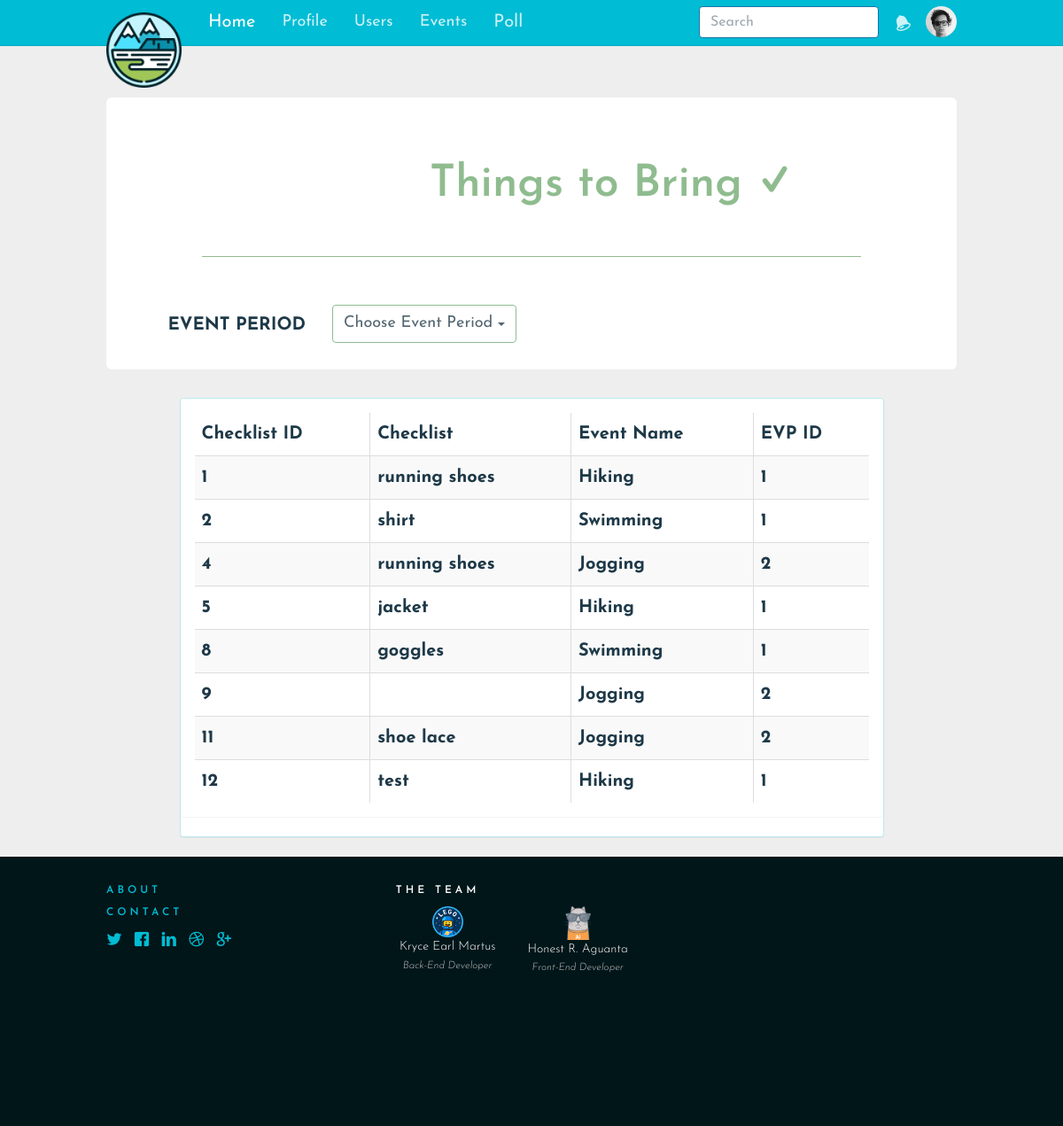
The page /Checklist.php (signed in) on the database as committed earlier.
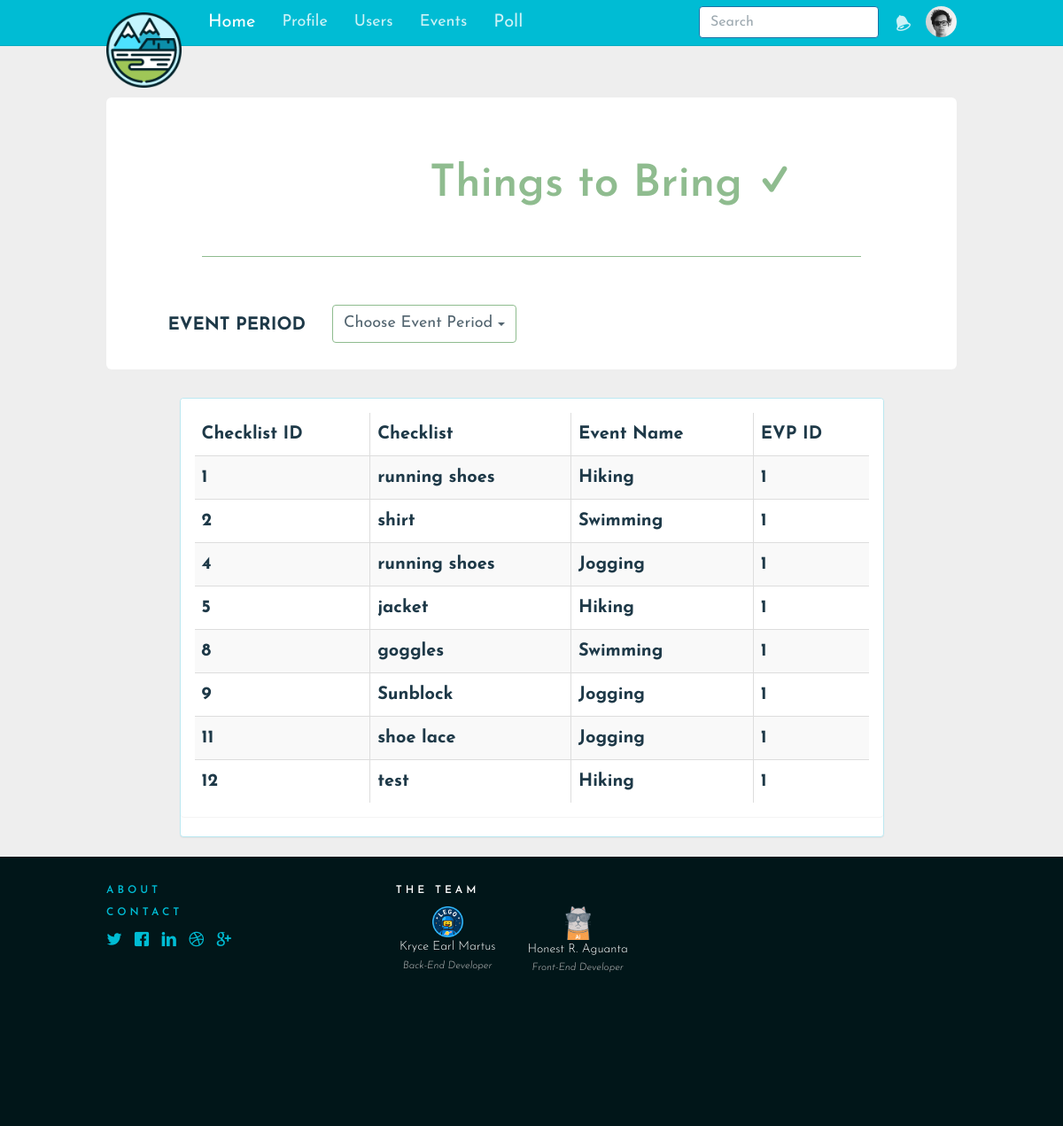
The same page on the database as committed later.
### tables this page shows
CREATE TABLE `checklist` (
  `checklist_id` int(10) NOT NULL AUTO_INCREMENT,
  `event_id` int(10) DEFAULT NULL,
  `name` varchar(255) DEFAULT NULL,
  PRIMARY KEY (`checklist_id`),
  KEY `event_id` (`event_id`),
  CONSTRAINT `checklist_ibfk_1` FOREIGN KEY (`event_id`) REFERENCES `events` (`event_id`)
);

CREATE TABLE `events` (
  `event_id` int(10) NOT NULL AUTO_INCREMENT,
  `evp_id` int(10) DEFAULT NULL,
  `name` varchar(255) DEFAULT NULL,
  `description` varchar(255) DEFAULT NULL,
  `location` text,
  `image` text,
  `event_status_id` int(11) DEFAULT NULL,
  PRIMARY KEY (`event_id`),
  KEY `evp_id` (`evp_id`),
  KEY `event_status_id` (`event_status_id`),
  CONSTRAINT `events_ibfk_1` FOREIGN KEY (`evp_id`) REFERENCES `event_voting_period` (`evp_id`),
  CONSTRAINT `events_ibfk_2` FOREIGN KEY (`event_status_id`) REFERENCES `event_status` (`event_status_id`)
);

### Checklist.php (called while the page is built, shortened)
<?php
include('views/menubar/addThings.php');
?>

### class/checklistClass.php (called while the page is built, shortened)
<?php
class checklistClass
{
     public function getAllChecklist()
     {
          try {
               $db = getDB();
               $st = $db->prepare("SELECT DISTINCT events.`event_id` AS 'Event ID', events.`name` AS 'Event Name', checklist.`checklist_id` AS 'Checklist ID',checklist.`name` AS 'Checklist Name',events.`evp_id` AS 'EVP ID'
                    FROM event_voting_period, EVENTS, checklist
                    WHERE checklist.`event_id`= events.`event_id` AND events.`evp_id` = event_voting_period.`evp_id`");
               $st->execute();
               $data=$st->fetchAll();
          } catch (PDOException $e) {
          }
          return $data;
     }
}
?>

### views/menubar/addThings.php (the view, shortened to what this page needs)
<?php
require_once'views/layouts/header.php';
require_once'views/layouts/nav.php';
include('class/checklistClass.php');
$checklistClass = new checklistClass();
$checklists = $checklistClass->getAllChecklist();
if(!isset($_GET['evp_id']))
{
	$evpTitle="Choose Event Period";
}
?>
<div class="container p-t-lg">
	<form method="post" class="form-horizontal" role="form">
		<br>
		<h2 style="font-size: 50px; color: darkseagreen; ">
			Things to Bring <span class="icon icon-check"></span>
		</h2>
		<hr style="border-color:darkseagreen;"">
		<br>
		<div class="form-group">
			<label class="col-sm-3 control-label">EVENT PERIOD</label>
			<div class="dropdown col-sm-4">
				<button class="btn btn-default dropdown-toggle" type="button" id="dropdownEvent" data-toggle="dropdown" aria-haspopup="true" aria-expanded="true" style="border-color: darkseagreen;">
					<?php echo $evpTitle ?>
					<span class="caret"></span>
				</button>
			</div>
		</div>
	</form>
	<br>
	<div class="row">
		<div class="form col-sm-10 col-sm-offset-1">
			<div class="panel panel-info">
				<div class="panel panel-body">
					<table id="act" class="table table-striped table-bordered dt-responsive nowrap" cellspacing="0" width="100%">
						<?php
						if(!isset($_GET['id'])&&!isset($_GET['evp_id']))
							{ ?>
						<thead>
							<tr>
								<th>Checklist ID</th>
								<th>Checklist</th>
								<th>Event Name</th>
								<th>EVP ID</th>
							</tr>
						</thead>
						<tbody>
							<?php foreach($checklists as $checklist)
							{ ?>
							<tr>
								<th><?php echo $checklist['Checklist ID'];?></th>
								<th><?php echo $checklist['Checklist Name']; ?></th>
								<th><?php echo $checklist['Event Name']; ?></th>
								<th><?php echo $checklist['EVP ID']; ?></th>
							</tr>
							<?php } ?>
						</tbody>
					<?php } ?>
				</table>
			</div>
		</div>
	</div>
</div>
</div>
<?php
require_once 'views/layouts/footer.php';
?>

Rows that differ between the two databases and show on the page:
changed through a linked row, checklist id 4: event.evp_id "2" → "1"
changed checklist id 9: name (not shown) → "Sunblock"; event.evp_id "2" → "1"
changed through a linked row, checklist "shoe lace": event.evp_id "2" → "1"
